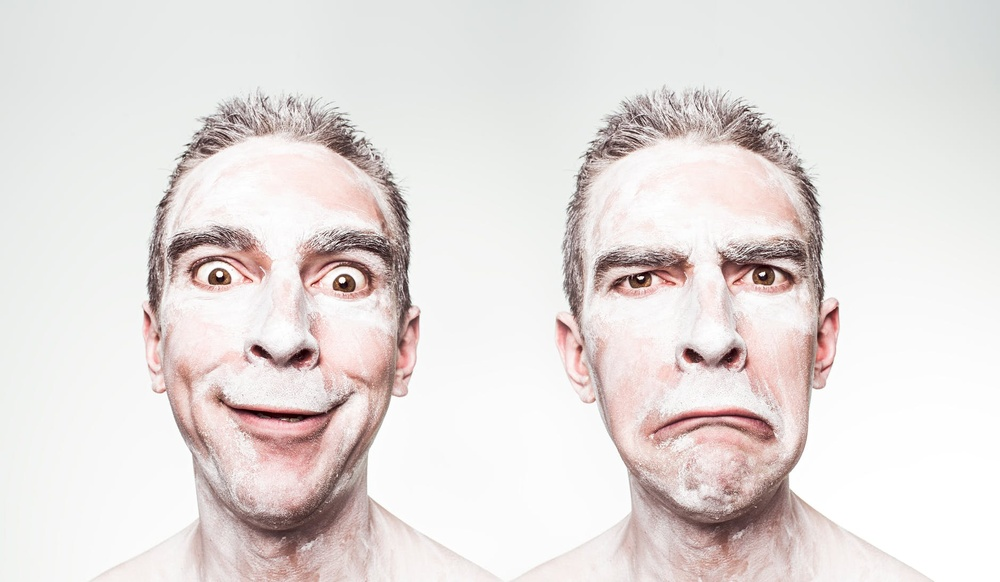
#> input picture faces.jpg, 1000 x 582 px, shrunk from 1880 x 1094 before the run
$ python haar_face.py
#> lines starting #> are read from the running program, lines starting #| are printed output that depends on the picture
# -*- coding: utf-8 -*-
"""
Created on Tue Oct 21 13:32:17 2018

@author: lenovo
Simple frontal face detection using Haar's cascade classifiers
"""

import cv2

# Frontal face cascade classifier
faceCascade = cv2.CascadeClassifier('haarcascade_frontalface_default.xml')

image = cv2.imread("faces.jpg")
#> image is the input picture: shape (582, 1000, 3); mean B, G, R 221.3, 223.1, 229.7
gray = cv2.cvtColor(image, cv2.COLOR_BGR2GRAY)
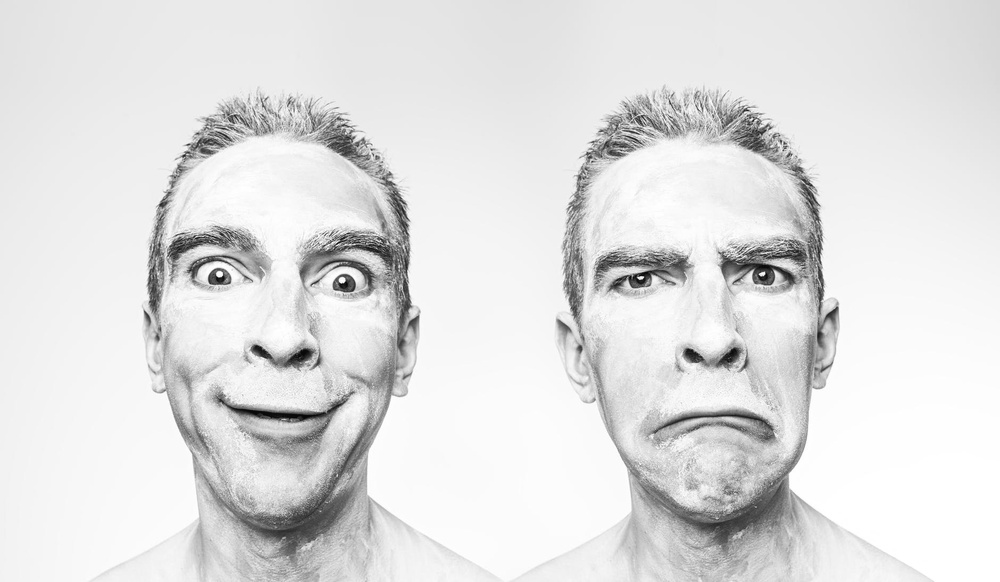
#> gray: shape (582, 1000); min 5, max 255, mean 224.8

# Detect faces in the image
faces = faceCascade.detectMultiScale(
    gray,
    scaleFactor=1.1,
    minNeighbors=5,
    minSize=(30, 30),
    flags = cv2.CASCADE_SCALE_IMAGE
)
#> faces = [[119, 141, 324, 324], [547, 144, 324, 324]]

print ("Found {0} faces!".format(len(faces)))
#| Found 2 faces!

# Draw a rectangle around the faces
for (x, y, w, h) in faces:
    cv2.rectangle(image, (x, y), (x+w, y+h), (0, 255, 0), 2)

    cv2.imshow("Faces found", image)
#> this loop made 2 passes
#> pass 1, `cv2.imshow("Faces found", image)`:
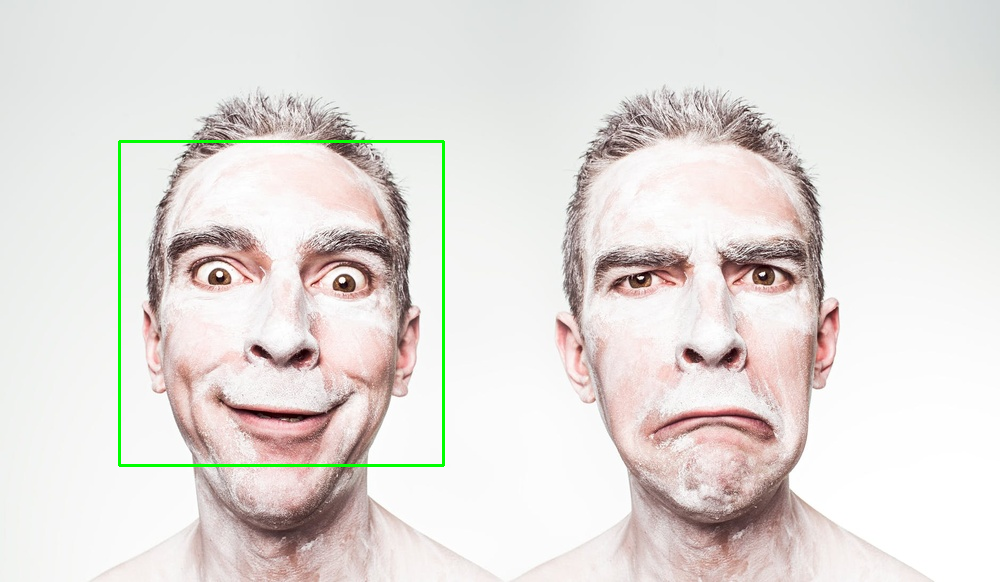
#> window 'Faces found': shape (582, 1000, 3); mean B, G, R 219.8, 223.3, 228.1
#> pass 2, `cv2.imshow("Faces found", image)`:
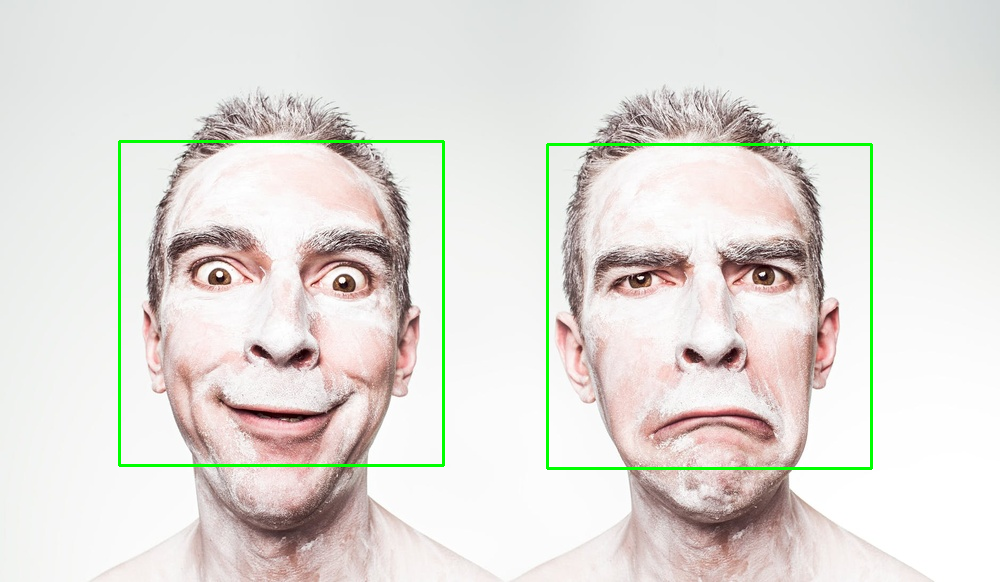
#> window 'Faces found': shape (582, 1000, 3); mean B, G, R 218.3, 223.5, 226.6
cv2.waitKey(0)
